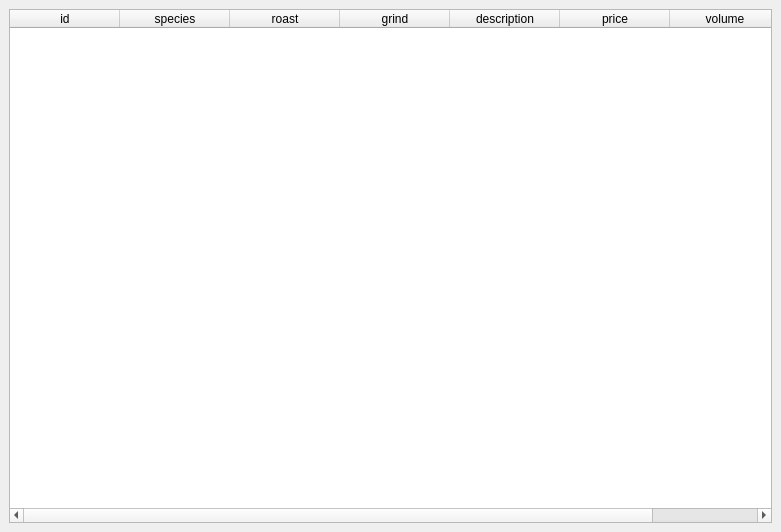
<?xml version="1.0" encoding="UTF-8"?>
<ui version="4.0">
 <class>MainWindow</class>
 <widget class="QMainWindow" name="MainWindow">
  <property name="geometry">
   <rect>
    <x>0</x>
    <y>0</y>
    <width>781</width>
    <height>532</height>
   </rect>
  </property>
  <property name="windowTitle">
   <string>MainWindow</string>
  </property>
  <widget class="QWidget" name="centralwidget">
   <layout class="QGridLayout" name="gridLayout_2">
    <item row="0" column="0">
     <widget class="QTableWidget" name="tableWidget">
      <attribute name="horizontalHeaderDefaultSectionSize">
       <number>110</number>
      </attribute>
      <attribute name="horizontalHeaderStretchLastSection">
       <bool>true</bool>
      </attribute>
      <column>
       <property name="text">
        <string>id</string>
       </property>
      </column>
      <column>
       <property name="text">
        <string>species</string>
       </property>
      </column>
      <column>
       <property name="text">
        <string>roast</string>
       </property>
      </column>
      <column>
       <property name="text">
        <string>grind</string>
       </property>
      </column>
      <column>
       <property name="text">
        <string>description</string>
       </property>
      </column>
      <column>
       <property name="text">
        <string>price</string>
       </property>
      </column>
      <column>
       <property name="text">
        <string>volume</string>
       </property>
      </column>
     </widget>
    </item>
   </layout>
  </widget>
 </widget>
 <resources/>
 <connections/>
</ui>
